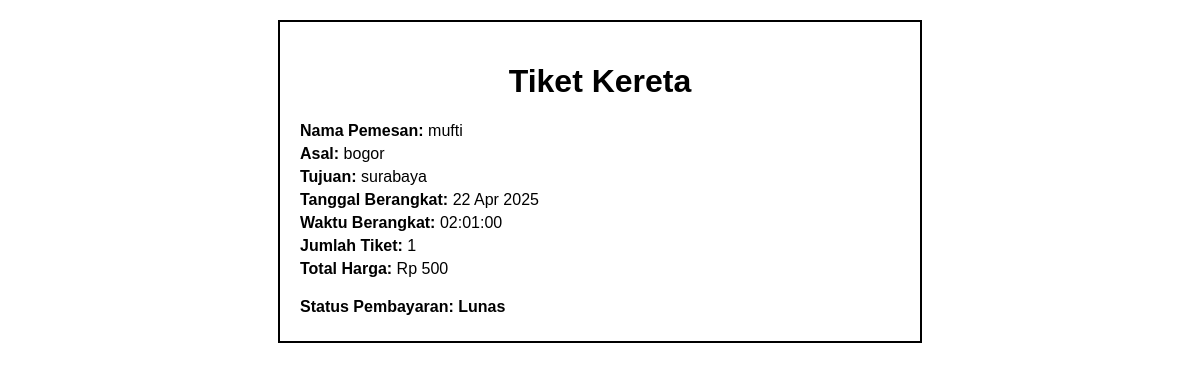
Page /getTicket.php?id=5 on the committed database.
### tables this page shows
CREATE TABLE `pemesanan` (
  `id` int NOT NULL,
  `id_user` int DEFAULT NULL,
  `id_jadwal` int DEFAULT NULL,
  `jumlah_tiket` int NOT NULL,
  `total_bayar` decimal(10,2) NOT NULL,
  `status_bayar` enum('belum bayar','sudah bayar','pending') NOT NULL,
  `waktu_pemesanan` timestamp NULL DEFAULT CURRENT_TIMESTAMP
);

CREATE TABLE `users` (
  `id` int NOT NULL,
  `email` varchar(255) NOT NULL,
  `nama` varchar(255) NOT NULL,
  `password` varchar(255) NOT NULL,
  `role` enum('admin','user') NOT NULL,
  `created_at` timestamp NULL DEFAULT CURRENT_TIMESTAMP
);

CREATE TABLE `jadwal` (
  `id` int NOT NULL,
  `id_kereta` int DEFAULT NULL,
  `asal` varchar(255) NOT NULL,
  `tujuan` varchar(255) NOT NULL,
  `tanggal_berangkat` date NOT NULL,
  `waktu_berangkat` time NOT NULL,
  `waktu_sampai` time NOT NULL,
  `harga` decimal(10,2) NOT NULL
);

### models/Pemesanan.php (called while the page is built, shortened)
<?php
class Pemesanan {
    private $conn;
    private $table = "pemesanan";
    public function __construct($db) {
        $this->conn = $db;
    }
    public function getById($id) {
        $stmt = $this->conn->prepare("SELECT p.*, u.nama AS nama_user, j.asal, j.tujuan, j.tanggal_berangkat, j.waktu_berangkat, j.harga
                                     FROM {$this->table} p
                                     JOIN users u ON p.id_user = u.id
                                     JOIN jadwal j ON p.id_jadwal = j.id
                                     WHERE p.id = :id");
        $stmt->bindParam(':id', $id);
        $stmt->execute();
        return $stmt->fetch(PDO::FETCH_ASSOC);
    }
}

### getTicket.php (the view, shortened to what this page needs)
<?php
require_once "models/Pemesanan.php";
if (isset($_GET['id'])) {
    $database = new Database();
    $db = $database->connect();
    $pemesananModel = new Pemesanan($db);
    $order = $pemesananModel->getById($_GET['id']);
    if ($order) {
        $ticketHtml = '
        <html>
        <head>
            <style>
                body { font-family: Arial, sans-serif; margin: 0; padding: 0; }
                .ticket { width: 100%; max-width: 600px; margin: 20px auto; padding: 20px; border: 2px solid #000; }
                .ticket h1 { text-align: center; }
                .ticket p { margin: 5px 0; }
                .ticket .details { margin-top: 20px; }
                .ticket .details p { font-weight: bold; }
            </style>
        </head>
        <body>
            <div class="ticket">
                <h1>Tiket Kereta</h1>
                <p><strong>Nama Pemesan:</strong> ' . htmlspecialchars($order['nama_user']) . '</p>
                <p><strong>Asal:</strong> ' . htmlspecialchars($order['asal']) . '</p>
                <p><strong>Tujuan:</strong> ' . htmlspecialchars($order['tujuan']) . '</p>
                <p><strong>Tanggal Berangkat:</strong> ' . date('d M Y', strtotime($order['tanggal_berangkat'])) . '</p>
                <p><strong>Waktu Berangkat:</strong> ' . htmlspecialchars($order['waktu_berangkat']) . '</p>
                <p><strong>Jumlah Tiket:</strong> ' . $order['jumlah_tiket'] . '</p>
                <p><strong>Total Harga:</strong> Rp ' . number_format($order['total_bayar'], 0, ',', '.') . '</p>
                <div class="details">
                    <p><strong>Status Pembayaran:</strong> ' . ($order['status_bayar'] === 'pending' ? 'Belum Bayar' : 'Lunas') . '</p>
                </div>
            </div>
        </body>
        </html>';
        echo $ticketHtml;
    }
}
?>

### getTicket.php (style rules this page uses)
body { font-family: Arial, sans-serif; margin: 0; padding: 0; }
.ticket { width: 100%; max-width: 600px; margin: 20px auto; padding: 20px; border: 2px solid #000; }
.ticket h1 { text-align: center; }
.ticket p { margin: 5px 0; }
.ticket .details { margin-top: 20px; }
.ticket .details p { font-weight: bold; }

### rows in the picture
pemesanan: id_user.nama "mufti", id_jadwal.asal "bogor", id_jadwal.tujuan "surabaya", id_jadwal.tanggal_berangkat "22 Apr 2025", id_jadwal.waktu_berangkat "02:01:00", jumlah_tiket "1", total_bayar "500"
